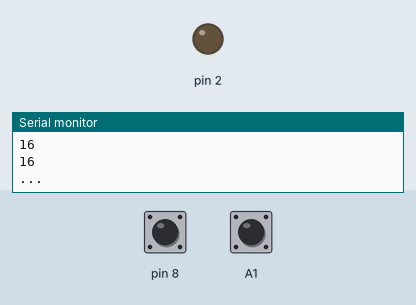
This sketch was run on a simulated Arduino Uno, built with avr-gcc and run on an emulated ATmega328P. On the bench: output pins drawn as LEDs (lit = HIGH), the last lines printed to the serial monitor. The inputs (shaded band) are chosen by the test bench; at power-on: pin 8 HIGH, A1 HIGH.

Above: at 1.2 s.
1.3 s: pin 8 pulled LOW for 0.15 s
At 1.44 s:
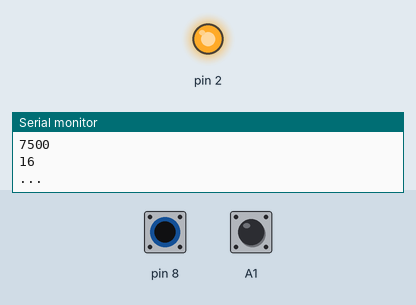
3.0 s: pin 8 pulled LOW for 3.2 s
At 7.0 s:
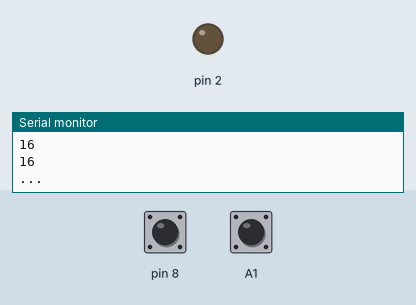
7.8 s: A1 pulled LOW for 3.2 s
At 8.7 s:
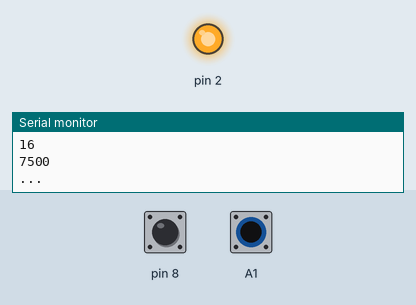
Timing chart, 0 to 12.6 s (numbered marks = the images above; inputs shaded):
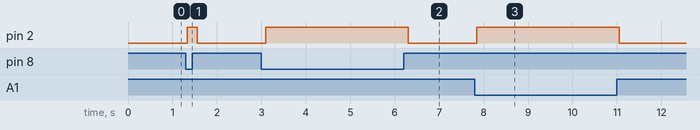

The sketch:

HDSA_capsensor_2sensors_serial.ino
```cpp
#include <CapacitiveSensor.h>

CapacitiveSensor   cs_9_8 = CapacitiveSensor(9,8); // 2.7M resistor between pins 9 & 8, pin 8 is sensor pin, add a wire and or foil
CapacitiveSensor   cs_A0_A1 = CapacitiveSensor(A0,A1); // 2.7M resistor between pins 0 & 1, pin 8 is sensor pin, add a wire and or foil

void setup()
{
   cs_9_8.set_CS_AutocaL_Millis(0xFFFFFFFF);// turn off autocalibrate on channel 1 - just as an example
   cs_A0_A1.set_CS_AutocaL_Millis(0xFFFFFFFF);// turn off autocalibrate on channel 1 - just as an example
   Serial.begin(115200);
   pinMode(2,OUTPUT);
}

void loop()
{
 long sensor1 =  cs_9_8.capacitiveSensor(50);
 long sensor2 =  cs_A0_A1.capacitiveSensor(50);

    Serial.println(sensor1);  // print sensor output
    Serial.println(sensor2);  // print sensor output
    Serial.println("...");  // print sensor output


   if(sensor1 >= 800 || sensor2 >= 800)
   {
    digitalWrite(2,HIGH);
   }
   else{
    digitalWrite(2,LOW);
   }
   delay(100);
}
```

Measured:
- after the input at 1.3 s, pin 2: LOW → HIGH at once, → LOW 0.22 s later
- after the input at 3.0 s, pin 2: LOW → HIGH after 0.10 s, → LOW 3.2 s later
- after the input at 7.8 s, pin 2: LOW → HIGH after 0.05 s, → LOW 3.2 s later
